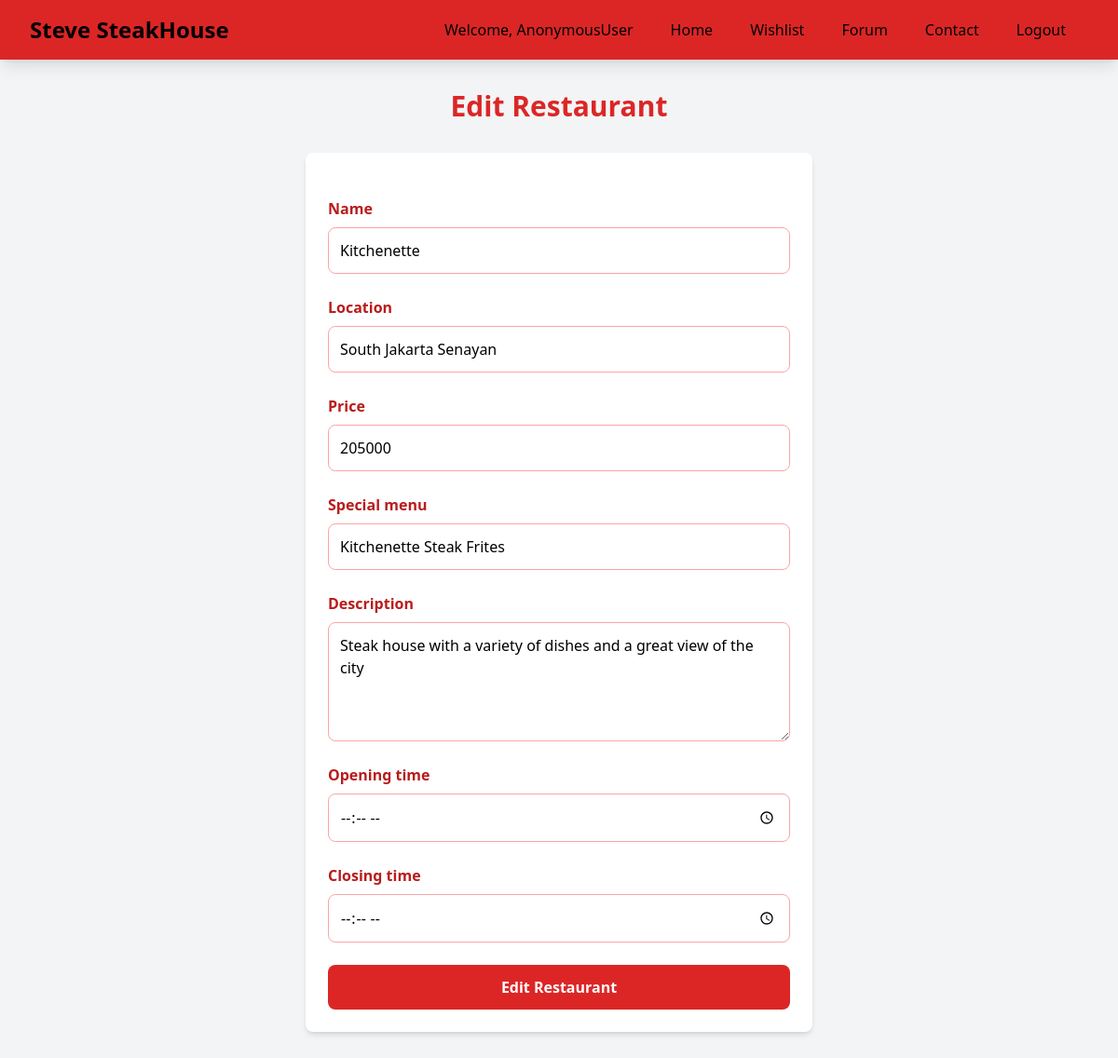
Screenshot of /edit-resto/2/ with the database file from the repository.
### resto/models.py (models this page shows, shortened)
class Restaurant(models.Model):
    id = models.IntegerField(primary_key=True)
    name = models.CharField(max_length=100)
    price = models.IntegerField(validators=[MinValueValidator(1)])
    location = models.CharField(max_length=100)
    special_menu = models.CharField(max_length=100)
    rating = models.PositiveIntegerField(
        validators=[MinValueValidator(1), MaxValueValidator(5)], default = 0
    )
    description = models.TextField(default= "Steak house with a variety of dishes and a great view of the city")
    opening_time = models.TimeField(default="07:00:00")
    closing_time = models.TimeField(default = "22:00:00")

### main/views.py (the view)
# urls.py: path('edit-resto/<int:id>/', edit_resto, name='edit_resto'),
def edit_resto(request, id):
    restaurant = get_object_or_404(Restaurant, id=id)
    form = RestaurantForm(request.POST or None, instance=restaurant)
    if form.is_valid() and request.method == "POST":
        form.save()
        return HttpResponseRedirect(reverse('main:main_page'))
    context = {'form': form}
    return render(request, "edit_resto.html", context)

### main/forms.py
class RestaurantForm(ModelForm):
    class Meta:
        model = Restaurant
        fields = ["name", "location", "price", "special_menu","description", "opening_time", "closing_time"]

### main/templates/edit_resto.html (shortened to what this page needs)
{% extends 'base.html' %}
{% load static %}
{% block content %}
{% include 'navbar.html' %}
<div class="flex flex-col min-h-screen bg-gray-100">
  <div class="container mx-auto px-4 py-8 mt-16 max-w-xl">
    <h1 class="text-3xl font-bold text-center mb-8 text-red-600">Edit Restaurant</h1>
    <div class="bg-white shadow-md rounded-lg p-6">
      <form method="POST" class="space-y-6">
        {% for field in form %}
          <div class="flex flex-col">
            <label for="{{ field.id_for_label }}" class="mb-2 font-semibold text-red-700">{{ field.label }}</label>
            {% if field.name == "description" %}
              <textarea name="{{ field.name }}" id="{{ field.id_for_label }}"
                class="border border-red-300 rounded-lg p-3 w-full h-32 focus:outline-none focus:ring-2 focus:ring-red-500 focus:border-red-500">{{ field.value|default_if_none:'' }}</textarea>
            {% elif field.name == "opening_time" or field.name == "closing_time" %}
              <input type="time" name="{{ field.name }}" id="{{ field.id_for_label }}"
                value="{{ field.value|default_if_none:'' }}"
                class="border border-red-300 rounded-lg p-3 w-full focus:outline-none focus:ring-2 focus:ring-red-500 focus:border-red-500"/>
            {% else %}
              <input type="{{ field.field.widget.input_type }}" name="{{ field.name }}" id="{{ field.id_for_label }}"
                value="{{ field.value|default_if_none:'' }}"
                class="border border-red-300 rounded-lg p-3 w-full focus:outline-none focus:ring-2 focus:ring-red-500 focus:border-red-500"/>
            {% endif %}
          </div>
        {% endfor %}
        <div class="flex justify-center mt-6">
          <button type="submit" class="bg-red-600 text-white font-semibold px-6 py-3 rounded-lg hover:bg-red-700 transition duration-300 ease-in-out w-full">
            Edit Restaurant
          </button>
        </div>
      </form>
    </div>
  </div>
</div>
{% endblock %}

### static/css/global.css (style rules this page uses)
button { background-color: #e3342f; border: none; color: white; font-size: 1rem; font-weight: bold; padding: 12px 16px; border-radius: 5px; cursor: pointer; transition: background-color 0.3s ease, box-shadow 0.3s ease; }

### rows the page displays
Restaurant: name "Kitchenette" "South Jakarta Senayan" "Kitchenette Steak Frites", description "Steak house with a variety of dishes and a great view of the city"

### other values shown
{{ user }} "AnonymousUser"
{{ field.label }} "Name" "Location" "Price" "Special menu" "Description" "Opening time" "Closing time"
